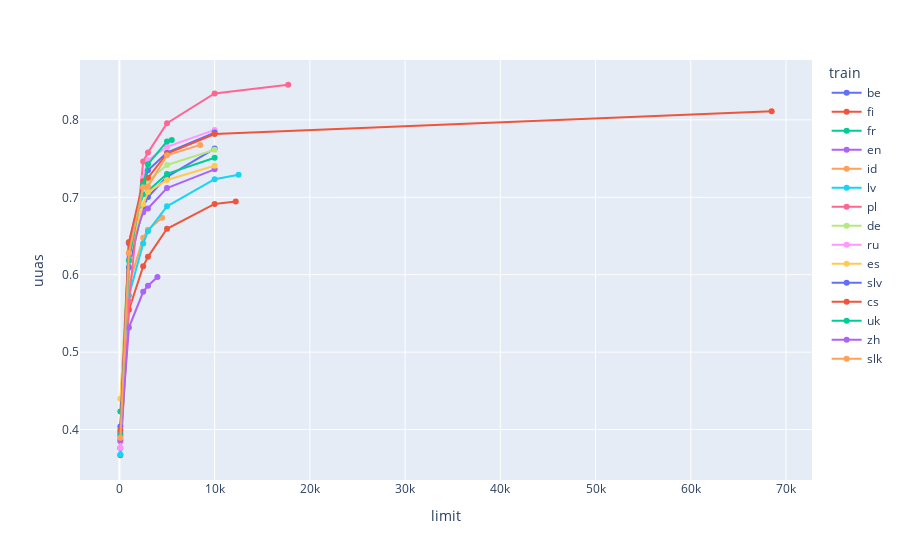

This figure's notebook cell:
### Code cell
fig = px.line(data_frame=df_avg, x="limit", y="uuas", color="train", markers=True)
fig.show()

### Figure 1 — Plotly figure (JSON) as saved in the notebook; plotly's stock layout.template omitted (floating-point values rounded to 4 significant figures)
{"data": [{"hovertemplate": "train=be<br>limit=%{x}<br>uuas=%{y}<extra></extra>", "legendgroup": "be", "line": {"color": "#636efa", "dash": "solid"}, "marker": {"symbol": "circle"}, "mode": "lines+markers", "name": "be", "orientation": "v", "showlegend": true, "type": "scatter", "x": [100, 1000, 2500, 3000, 5000, 10000], "xaxis": "x", "y": [0.376, 0.6095, 0.6876, 0.7003, 0.7265, 0.7629], "yaxis": "y"}, {"hovertemplate": "train=fi<br>limit=%{x}<br>uuas=%{y}<extra></extra>", "legendgroup": "fi", "line": {"color": "#EF553B", "dash": "solid"}, "marker": {"symbol": "circle"}, "mode": "lines+markers", "name": "fi", "orientation": "v", "showlegend": true, "type": "scatter", "x": [100, 1000, 2500, 3000, 5000, 10000, 12215], "xaxis": "x", "y": [0.3668, 0.5546, 0.6108, 0.6231, 0.6593, 0.6915, 0.6947], "yaxis": "y"}, {"hovertemplate": "train=fr<br>limit=%{x}<br>uuas=%{y}<extra></extra>", "legendgroup": "fr", "line": {"color": "#00cc96", "dash": "solid"}, "marker": {"symbol": "circle"}, "mode": "lines+markers", "name": "fr", "orientation": "v", "showlegend": true, "type": "scatter", "x": [100, 1000, 2500, 3000, 5000, 10000], "xaxis": "x", "y": [0.4231, 0.6418, 0.7039, 0.7082, 0.7302, 0.7512], "yaxis": "y"}, {"hovertemplate": "train=en<br>limit=%{x}<br>uuas=%{y}<extra></extra>", "legendgroup": "en", "line": {"color": "#ab63fa", "dash": "solid"}, "marker": {"symbol": "circle"}, "mode": "lines+markers", "name": "en", "orientation": "v", "showlegend": true, "type": "scatter", "x": [100, 1000, 2500, 3000, 5000, 10000], "xaxis": "x", "y": [0.3963, 0.6278, 0.6806, 0.6855, 0.7119, 0.7361], "yaxis": "y"}, {"hovertemplate": "train=id<br>limit=%{x}<br>uuas=%{y}<extra></extra>", "legendgroup": "id", "line": {"color": "#FFA15A", "dash": "solid"}, "marker": {"symbol": "circle"}, "mode": "lines+markers", "name": "id", "orientation": "v", "showlegend": true, "type": "scatter", "x": [100, 1000, 2500, 3000, 4481], "xaxis": "x", "y": [0.3918, 0.587, 0.6477, 0.6581, 0.6734], "yaxis": "y"}, {"hovertemplate": "train=lv<br>limit=%{x}<br>uuas=%{y}<extra></extra>", "legendgroup": "lv", "line": {"color": "#19d3f3", "dash": "solid"}, "marker": {"symbol": "circle"}, "mode": "lines+markers", "name": "lv", "orientation": "v", "showlegend": true, "type": "scatter", "x": [100, 1000, 2500, 3000, 5000, 10000, 12520], "xaxis": "x", "y": [0.3678, 0.5732, 0.6403, 0.6562, 0.6884, 0.7233, 0.729], "yaxis": "y"}, {"hovertemplate": "train=pl<br>limit=%{x}<br>uuas=%{y}<extra></extra>", "legendgroup": "pl", "line": {"color": "#FF6692", "dash": "solid"}, "marker": {"symbol": "circle"}, "mode": "lines+markers", "name": "pl", "orientation": "v", "showlegend": true, "type": "scatter", "x": [100, 1000, 2500, 3000, 5000, 10000, 17722], "xaxis": "x", "y": [0.3846, 0.5654, 0.7463, 0.7577, 0.7957, 0.8341, 0.8454], "yaxis": "y"}, {"hovertemplate": "train=de<br>limit=%{x}<br>uuas=%{y}<extra></extra>", "legendgroup": "de", "line": {"color": "#B6E880", "dash": "solid"}, "marker": {"symbol": "circle"}, "mode": "lines+markers", "name": "de", "orientation": "v", "showlegend": true, "type": "scatter", "x": [100, 1000, 2500, 3000, 5000, 10000], "xaxis": "x", "y": [0.3887, 0.6175, 0.7122, 0.7213, 0.7417, 0.7613], "yaxis": "y"}, {"hovertemplate": "train=ru<br>limit=%{x}<br>uuas=%{y}<extra></extra>", "legendgroup": "ru", "line": {"color": "#FF97FF", "dash": "solid"}, "marker": {"symbol": "circle"}, "mode": "lines+markers", "name": "ru", "orientation": "v", "showlegend": true, "type": "scatter", "x": [100, 1000, 2500, 3000, 5000, 10000], "xaxis": "x", "y": [0.3766, 0.6209, 0.7253, 0.7479, 0.7652, 0.7871], "yaxis": "y"}, {"hovertemplate": "train=es<br>limit=%{x}<br>uuas=%{y}<extra></extra>", "legendgroup": "es", "line": {"color": "#FECB52", "dash": "solid"}, "marker": {"symbol": "circle"}, "mode": "lines+markers", "name": "es", "orientation": "v", "showlegend": true, "type": "scatter", "x": [100, 1000, 2500, 3000, 5000, 10000], "xaxis": "x", "y": [0.4397, 0.6291, 0.6909, 0.7068, 0.7224, 0.7407], "yaxis": "y"}, {"hovertemplate": "train=slv<br>limit=%{x}<br>uuas=%{y}<extra></extra>", "legendgroup": "slv", "line": {"color": "#636efa", "dash": "solid"}, "marker": {"symbol": "circle"}, "mode": "lines+markers", "name": "slv", "orientation": "v", "showlegend": true, "type": "scatter", "x": [100, 1000, 2500, 3000, 5000, 10000], "xaxis": "x", "y": [0.4038, 0.6405, 0.715, 0.7349, 0.7576, 0.7837], "yaxis": "y"}, {"hovertemplate": "train=cs<br>limit=%{x}<br>uuas=%{y}<extra></extra>", "legendgroup": "cs", "line": {"color": "#EF553B", "dash": "solid"}, "marker": {"symbol": "circle"}, "mode": "lines+markers", "name": "cs", "orientation": "v", "showlegend": true, "type": "scatter", "x": [100, 1000, 2500, 3000, 5000, 10000, 68494], "xaxis": "x", "y": [0.3993, 0.6418, 0.7208, 0.7252, 0.7566, 0.7817, 0.8112], "yaxis": "y"}, {"hovertemplate": "train=uk<br>limit=%{x}<br>uuas=%{y}<extra></extra>", "legendgroup": "uk", "line": {"color": "#00cc96", "dash": "solid"}, "marker": {"symbol": "circle"}, "mode": "lines+markers", "name": "uk", "orientation": "v", "showlegend": true, "type": "scatter", "x": [100, 1000, 2500, 3000, 5000, 5495], "xaxis": "x", "y": [0.3928, 0.6185, 0.7169, 0.7428, 0.7723, 0.7741], "yaxis": "y"}, {"hovertemplate": "train=zh<br>limit=%{x}<br>uuas=%{y}<extra></extra>", "legendgroup": "zh", "line": {"color": "#ab63fa", "dash": "solid"}, "marker": {"symbol": "circle"}, "mode": "lines+markers", "name": "zh", "orientation": "v", "showlegend": true, "type": "scatter", "x": [100, 1000, 2500, 3000, 3996], "xaxis": "x", "y": [0.3864, 0.5317, 0.5779, 0.5858, 0.5969], "yaxis": "y"}, {"hovertemplate": "train=slk<br>limit=%{x}<br>uuas=%{y}<extra></extra>", "legendgroup": "slk", "line": {"color": "#FFA15A", "dash": "solid"}, "marker": {"symbol": "circle"}, "mode": "lines+markers", "name": "slk", "orientation": "v", "showlegend": true, "type": "scatter", "x": [100, 1000, 2500, 3000, 5000, 8482], "xaxis": "x", "y": [0.3895, 0.628, 0.713, 0.7139, 0.7542, 0.7677], "yaxis": "y"}], "layout": {"legend": {"title": {"text": "train"}, "tracegroupgap": 0}, "margin": {"t": 60}, "xaxis": {"anchor": "y", "domain": [0, 1], "title": {"text": "limit"}}, "yaxis": {"anchor": "x", "domain": [0, 1], "title": {"text": "uuas"}}}}
